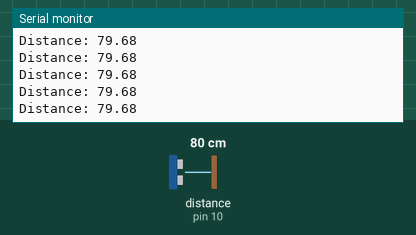
The sketch below on a simulated Arduino Uno, built with avr-gcc and run on an emulated ATmega328P. On the bench: the last lines printed to the serial monitor. Wiring (inferred from the names in the program): ultrasonic range finder: trigger pin 9; echo pin 10. The test bench sets the inputs (shaded band); at power-on: distance to the obstacle (sensor on pin 10) 80 cm. The echo pulse lasts 58.3 µs per cm.

Above: at 1.2 s.
1.3 s: distance to the obstacle (sensor on pin 10) set to 120 cm
At 1.49 s:
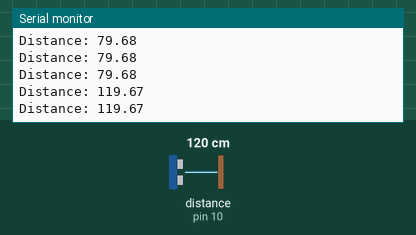
4.3 s: distance to the obstacle (sensor on pin 10) set to 2 cm
At 4.3 s:
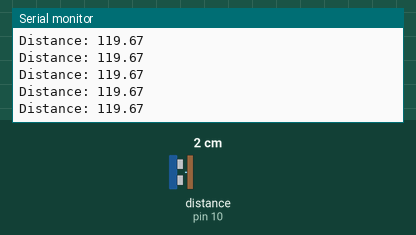
5.8 s: distance to the obstacle (sensor on pin 10) set to 299 cm
At 5.83 s:
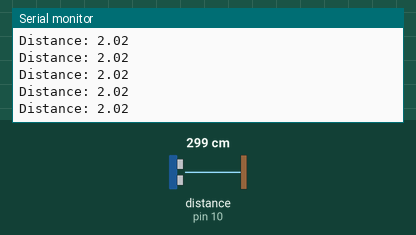
8.8 s: distance to the obstacle (sensor on pin 10) set to 250 cm
At 8.91 s:
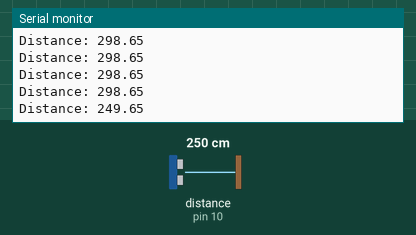
Timing chart, 0 to 11.8 s (numbered marks = the images above; inputs shaded):
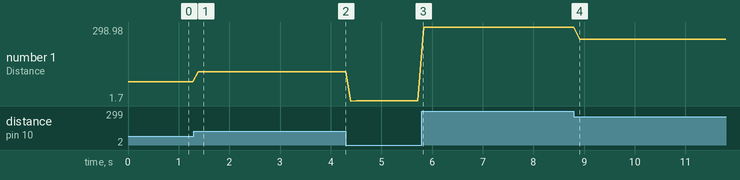

The sketch:

ultra_sensor.ino
```cpp
/*
* Ultrasonic sensor tester
*/
const int trigPin = 9;
const int echoPin = 10;

float duration, distance;

void setup() {
  pinMode(trigPin, OUTPUT);
  pinMode(echoPin, INPUT);
  Serial.begin(9600);
}

void loop() {
  digitalWrite(trigPin, 0);
  delayMicroseconds(4);
  digitalWrite(trigPin, 1);
  delayMicroseconds(12);
  digitalWrite(trigPin, 0);

  duration = pulseIn(echoPin, 1);
  distance = (duration*.0343)/2;
  Serial.print("Distance: ");
  Serial.println(distance);
  delay(100);
}
```

Measured:
- after the input at 1.3 s, the serial monitor: prints a new line after 0.08 s (image 1)
- after the input at 8.8 s, the serial monitor: prints a new line after 0.11 s (image 4)
- plotted number 1: 79.68 → 119.67 after the input at 1.3 s, 119.67 → 2.02 after the input at 4.3 s, 2.02 → 298.65 after the input at 5.8 s, 298.65 → 249.65 after the input at 8.8 s
